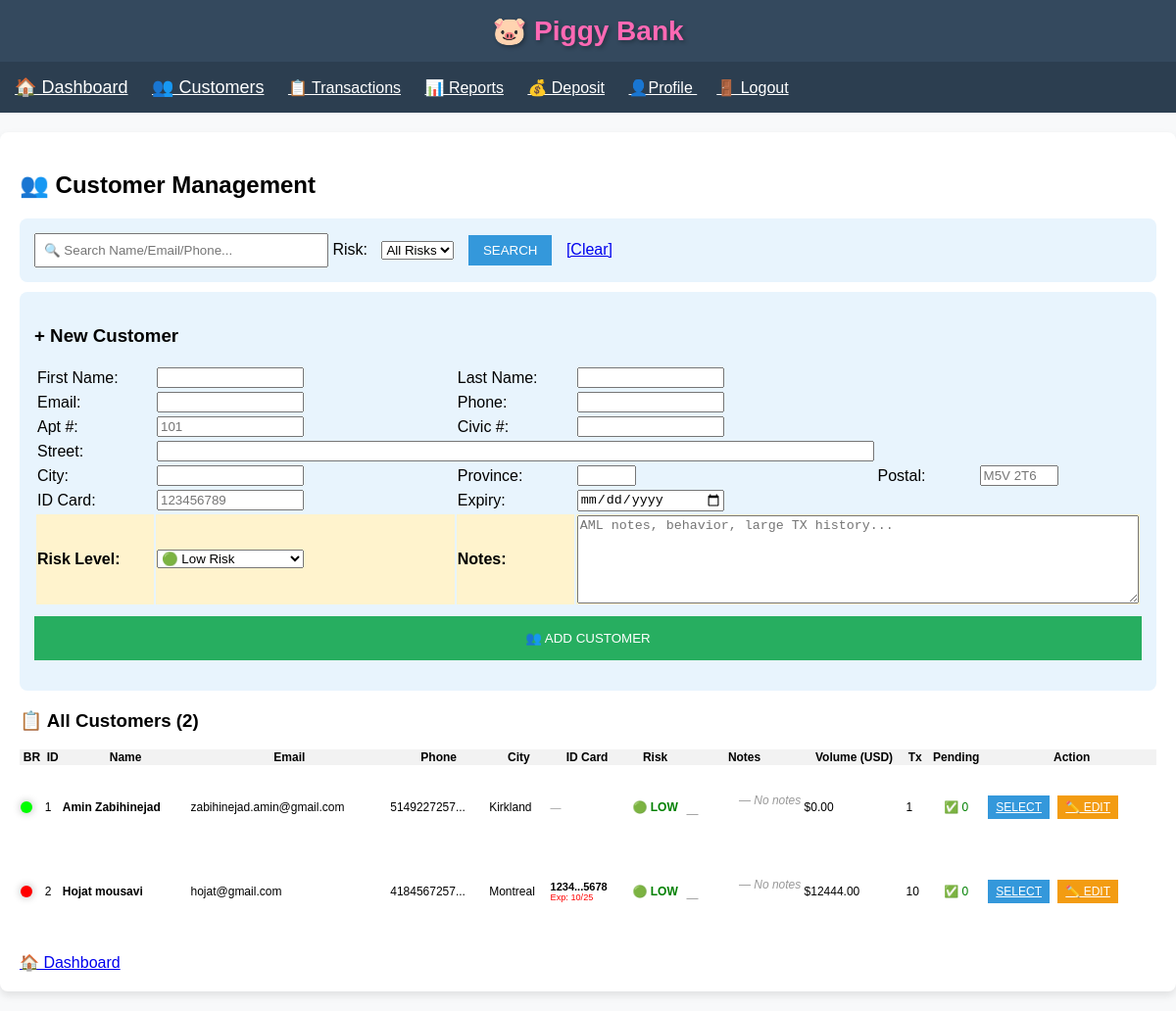
The app's page /customers (signed in) with its own data.
### app.py (models this page shows)
class Client(db.Model):
    id = db.Column(db.Integer, primary_key=True)
    first_name = db.Column(db.String(50), nullable=False)
    last_name = db.Column(db.String(50), nullable=False)
    email = db.Column(db.String(100), unique=True, nullable=False)
    phone = db.Column(db.String(20), nullable=False)
    apartment = db.Column(db.String(10))
    civic_number = db.Column(db.String(10), nullable=False)
    street = db.Column(db.String(100), nullable=False)
    city = db.Column(db.String(50), nullable=False)
    province = db.Column(db.String(10), nullable=False)
    postal_code = db.Column(db.String(10), nullable=False)
    id_card_number = db.Column(db.String(20))
    id_expiry_date = db.Column(db.Date)
    risk_level = db.Column(db.String(20), default='low risk')
    notes = db.Column(db.Text, nullable=True)
    created_at = db.Column(db.DateTime, default=datetime.utcnow)
    transactions = db.relationship('Transaction', backref='client', lazy='dynamic')

### app.py (the view, shortened to what this page needs)
@app.route('/customers', methods=['GET', 'POST'])
def customers():
    if 'user_id' not in session:
        flash('🔒 Please log in first!')
        return redirect(url_for('login'))
    return render_template('customers.html',
                           clients_data=calculate_clients_data(),
                           request=request,
                           form_data={},
                           now=datetime.utcnow().date())

### app.py (called while the page is built)
def interpolate_color(volume):
    min_volume = 3000
    max_volume = 10000
    if volume < min_volume:
        return "#00FF00"
    if volume >= max_volume:
        return "#FF0000"
    ratio = (volume - min_volume) / (max_volume - min_volume)
    red = int(255 * ratio)
    green = int(255 * (1 - ratio))
    blue = 0
    return f"#{red:02X}{green:02X}{blue:02X}"

def convert_to_usd(amount, currency):
    rates = {'CAD': 0.72, 'EUR': 1.08, 'GBP': 1.30, 'IRR': 0.000024}
    return amount * rates.get(currency, 1.0)

### templates/customers.html (shortened to what this page needs)
{% extends "base.html" %}
{% block content %}
<h2>👥 Customer Management</h2>
<div style="background:#e8f4fd; padding:15px; border-radius:8px; margin-bottom:10px;">
    <form method="GET" style="display:inline;">
        <input type="text" name="search" placeholder="🔍 Search Name/Email/Phone..."
               value="{{ request.args.get('search', '') }}" style="width:300px; padding:8px;">
        Risk: <select name="risk_level" style="margin:0 10px;">
            <option value="">All Risks</option>
        </select>
        <input type="submit" value="SEARCH" style="padding:8px 15px; background:#3498db; color:white; border:none;">
        <a href="{{ url_for('customers') }}" style="margin-left:10px;">[Clear]</a>
    </form>
</div>
<div style="background:#e8f4fd; padding:15px; border-radius:8px; margin-bottom:20px;">
    <h3>+ New Customer</h3>
    <form method="POST">
        <table style="width:100%;">
            <tr>
                <td style="width:120px;">First Name:</td>
                <td><input name="first_name" value="{{ form_data.get('first_name', '') }}" required style="width:150px;"></td>
                <td style="width:120px;">Last Name:</td>
                <td><input name="last_name" value="{{ form_data.get('last_name', '') }}" required style="width:150px;"></td>
            </tr>
            <tr>
                <td>Email:</td>
                <td><input name="email" type="email" value="{{ form_data.get('email', '') }}" required style="width:150px;"></td>
                <td>Phone:</td>
                <td><input name="phone" value="{{ form_data.get('phone', '') }}" required style="width:150px;"></td>
            </tr>
            <tr>
                <td>Apt #:</td>
                <td><input name="apartment" value="{{ form_data.get('apartment', '') }}" placeholder="101" style="width:150px;"></td>
                <td>Civic #:</td>
                <td><input name="civic_number" value="{{ form_data.get('civic_number', '') }}" required style="width:150px;"></td>
            </tr>
            <tr>
                <td>Street:</td>
                <td colspan="3"><input name="street" value="{{ form_data.get('street', '') }}" required style="width:100%;"></td>
            </tr>
            <tr>
                <td>City:</td>
                <td><input name="city" value="{{ form_data.get('city', '') }}" required style="width:150px;"></td>
                <td>Province:</td>
                <td><input name="province" value="{{ form_data.get('province', '') }}" required style="width:60px;"></td>
                <td>Postal:</td>
                <td><input name="postal_code" value="{{ form_data.get('postal_code', '') }}" required placeholder="M5V 2T6" style="width:80px;"></td>
            </tr>
            <tr>
                <td>ID Card:</td>
                <td><input type="text" name="id_card_number" value="{{ form_data.get('id_card_number', '') }}" placeholder="123456789" style="width:150px;"></td>
                <td>Expiry:</td>
                <td><input type="date" name="id_expiry_date" value="{{ form_data.get('id_expiry_date', '') }}" style="width:150px;"></td>
            </tr>
            <tr style="background:#fff3cd;">
                <td><strong>Risk Level:</strong></td>
                <td>
                    <select name="risk_level" required style="width:150px;">
                        <option value="low risk" {{ 'selected' if form_data.get('risk_level') == 'low risk' }}>🟢 Low Risk</option>
                    </select>
                </td>
                <td><strong>Notes:</strong></td>
                <td colspan="3">
                    <textarea name="notes" rows="3" placeholder="AML notes, behavior, large TX history..."
                              style="width:100%; min-height:90px; resize:vertical;">{{ form_data.get('notes', '') }}</textarea>
                </td>
            </tr>
        </table>
        <input type="submit" value="👥 ADD CUSTOMER" style="width:100%; padding:15px; background:#27ae60; color:white; border:none; margin-top:10px;">
    </form>
</div>
<h3>📋 All Customers ({{ clients_data|length }})</h3>
<table style="width:100%; border-collapse:collapse; font-size:12px;">
    <tr style="background:#f2f2f2;">
        <th>BR</th>
        <th>ID</th>
        <th>Name</th>
        <th>Email</th>
        <th>Phone</th>
        <th>City</th>
        <th>ID Card</th>
        <th>Risk</th>
        <th style="width:120px;">Notes</th>
        <th>Volume (USD)</th>
        <th>Tx</th>
        <th>Pending</th>
        <th>Action</th>
    </tr>
    {% for data in clients_data %}
    <tr style="{% if data.client.risk_level == 'high risk' or data.client.risk_level == 'on hold' %}background:#ffebee;{% endif %}">
        <td><span class="led-indicator" style="background-color: {{ data.led_color }};" title="Business Relation: ${{ '%.2f'|format(data.total_volume_usd) }} over past 6 months"></span></td>
        <td>{{ data.client.id }}</td>
        <td><strong>{{ data.client.first_name }} {{ data.client.last_name }}</strong></td>
        <td>{{ data.client.email }}</td>
        <td>{{ data.client.phone[:12] }}...</td>
        <td>{{ data.client.city }}</td>
        <td style="white-space:nowrap; font-size:11px;">
            {% if data.client.id_card_number %}
                <strong>{{ data.client.id_card_number[:4] }}...{{ data.client.id_card_number[-4:] }}</strong>
                {% if data.client.id_expiry_date %}
                    <br><small style="{% if data.client.id_expiry_date and data.client.id_expiry_date < now %}color:red;{% else %}color:#666;{% endif %}">
                        Exp: {{ data.client.id_expiry_date.strftime('%m/%y') }}
                    </small>
                {% endif %}
            {% else %}
                <span style="color:#999;">—</span>
            {% endif %}
        </td>
        <td style="text-align:center; font-weight:bold;">
            {% if data.client.risk_level == 'low risk' %}<span style="color:green;">🟢 LOW</span>
            {% elif data.client.risk_level == 'medium risk' %}<span style="color:orange;">🟡 MED</span>
            {% elif data.client.risk_level == 'high risk' %}<span style="color:red;">🟠 HIGH</span>
            {% else %}<span style="color:red;">🔴 HOLD</span>{% endif %}
        </td>
        <td style="white-space: pre-wrap;">
            {% if data.client.notes %}
                <div style="height:30px; overflow-y:auto; border:1px solid #ddd; padding:3px; background:#f9f9f9; font-size:10px; border-radius:3px;">
                    {{ data.client.notes[:100] }}{% if data.client.notes|length > 100 %}...{% endif %}
                </div>
            {% else %}
                <span style="color:#999; font-style:italic;">— No notes —</span>
            {% endif %}
        </td>
        <td>${{ "%.2f"|format(data.total_volume_usd) }}</td>
       <td>{{ data.transactions_list|length }}</td>
<td style="text-align:center;">
    {% set pending_tx = data.transactions_list|selectattr('status', 'equalto', 'pending')|list %}
            {% if pending_tx|length > 0 %}
                <span style="color:red; font-weight:bold;">🚨 {{ pending_tx|length }}</span>
            {% else %}
                <span style="color:green;">✅ 0</span>
            {% endif %}
        </td>
        <td>
            <a href="{{ url_for('select_customer', client_id=data.client.id) }}" style="background:#3498db; color:white; padding:5px 8px;">SELECT</a>
            <a href="{{ url_for('edit_client', client_id=data.client.id) }}" style="background:#f39c12; color:white; padding:5px 8px; margin-left:5px;">✏️ EDIT</a>
        </td>
    </tr>
    {% endfor %}
</table>
<div style="margin-top:20px;">
    <a href="{{ url_for('index') }}" style="font-size:16px;">🏠 Dashboard</a>
</div>
{% endblock %}

### templates/base.html (style rules this page uses)
* { box-sizing: border-box; }
body { font-family: Arial; margin: 0; padding: 0; background: #f8f9fa; }

### templates/customers.html (style rules this page uses)
.led-indicator { display: inline-block; width: 12px; height: 12px; border-radius: 50%; box-shadow: 0 0 8px rgba(0, 0, 0, 0.3); vertical-align: middle; margin-right: 5px; }

### records on screen
Client: client.id "1", client.first_name "Amin", client.last_name "Zabihinejad", client.email "zabihinejad.amin@gmail.com", client "5149227257", client.city "Kirkland"
Client: client.id "2", client.first_name "Hojat", client.last_name "mousavi", client.email "hojat@gmail.com", client "4184567257", client.city "Montreal"

### other values on screen
{{ clients_data|length }} "2"
{{ "%.2f"|format(data.total_volume_usd) }} "0.00" "12444.00"
{{ data.transactions_list|length }} "1" "10"
{{ data.client.id_card_number[:4] }} "1234"
{{ data.client.id_card_number[-4:] }} "5678"
{{ data.client.id_expiry_date.strftime('%m/%y') }} "10/25"
